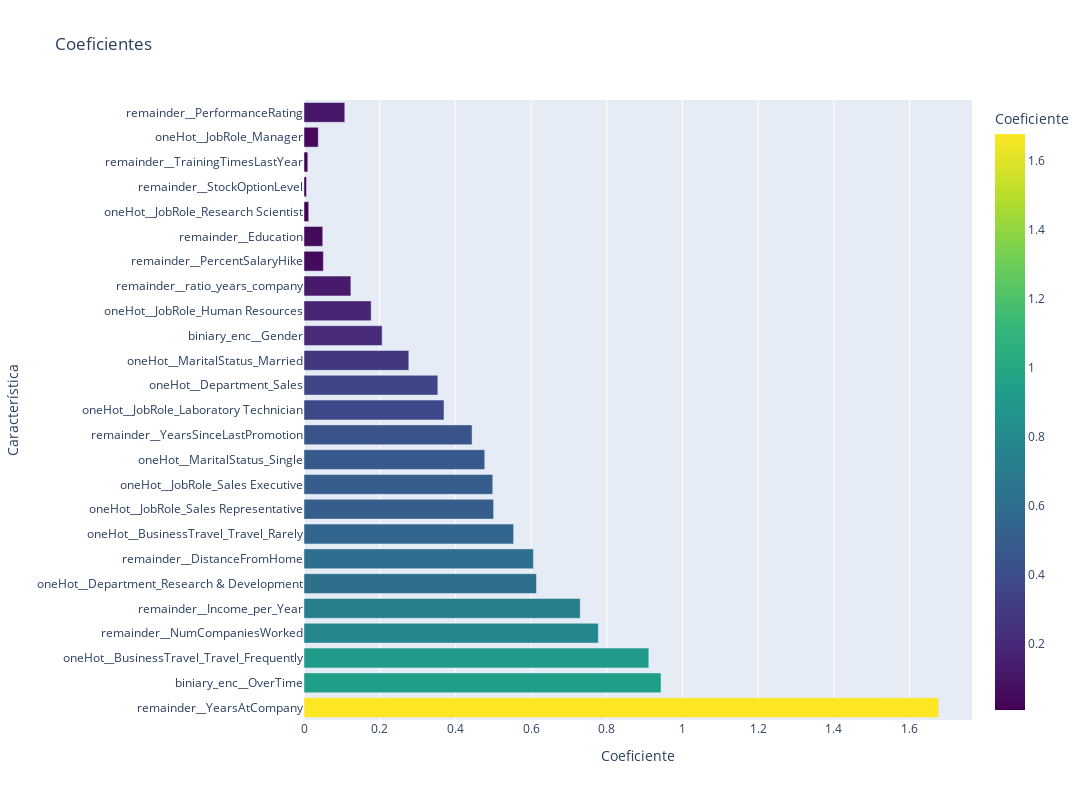

Here is the notebook cell this chart was saved with:
### Code cell
coef = model_smote.named_steps['model'].coef_[0]
columns_names = model_smote.named_steps['preprocessing'].get_feature_names_out()

coeficientes = get_coeficientes(coef, columns_names)
gr = show_coeficientes(coeficientes)
gr

### Figure 1 — Plotly figure (JSON) as saved in the notebook; plotly's stock layout.template omitted (floating-point values rounded to 4 significant figures)
{"data": [{"hovertemplate": "Coeficiente=%{marker.color}<br>Característica=%{y}<extra></extra>", "legendgroup": "", "marker": {"color": [1.677, 0.9433, 0.9111, 0.7777, 0.7298, 0.6143, 0.6061, 0.554, 0.5009, 0.4987, 0.4776, 0.4441, 0.3699, 0.3536, 0.2769, 0.2064, 0.1774, 0.1238, 0.05123, 0.04951, 0.01246, 0.006595, 0.01007, 0.03768, 0.1078], "coloraxis": "coloraxis", "pattern": {"shape": ""}}, "name": "", "orientation": "h", "showlegend": false, "textposition": "auto", "type": "bar", "x": [1.677, 0.9433, 0.9111, 0.7777, 0.7298, 0.6143, 0.6061, 0.554, 0.5009, 0.4987, 0.4776, 0.4441, 0.3699, 0.3536, 0.2769, 0.2064, 0.1774, 0.1238, 0.05123, 0.04951, 0.01246, 0.006595, 0.01007, 0.03768, 0.1078], "xaxis": "x", "y": ["remainder__YearsAtCompany", "biniary_enc__OverTime", "oneHot__BusinessTravel_Travel_Frequently", "remainder__NumCompaniesWorked", "remainder__Income_per_Year", "oneHot__Department_Research & Development", "remainder__DistanceFromHome", "oneHot__BusinessTravel_Travel_Rarely", "oneHot__JobRole_Sales Representative", "oneHot__JobRole_Sales Executive", "oneHot__MaritalStatus_Single", "remainder__YearsSinceLastPromotion", "oneHot__JobRole_Laboratory Technician", "oneHot__Department_Sales", "oneHot__MaritalStatus_Married", "biniary_enc__Gender", "oneHot__JobRole_Human Resources", "remainder__ratio_years_company", "remainder__PercentSalaryHike", "remainder__Education", "oneHot__JobRole_Research Scientist", "remainder__StockOptionLevel", "remainder__TrainingTimesLastYear", "oneHot__JobRole_Manager", "remainder__PerformanceRating"], "yaxis": "y"}], "layout": {"barmode": "relative", "coloraxis": {"colorbar": {"title": {"text": "Coeficiente"}}, "colorscale": [[0, "#440154"], [0.1111, "#482878"], [0.2222, "#3e4989"], [0.3333, "#31688e"], [0.4444, "#26828e"], [0.5556, "#1f9e89"], [0.6667, "#35b779"], [0.7778, "#6ece58"], [0.8889, "#b5de2b"], [1, "#fde725"]]}, "height": 800, "legend": {"tracegroupgap": 0}, "title": {"text": "Coeficientes"}, "width": 1200, "xaxis": {"anchor": "y", "domain": [0, 1], "title": {"text": "Coeficiente"}}, "yaxis": {"anchor": "x", "domain": [0, 1], "title": {"text": "Característica"}}}}
